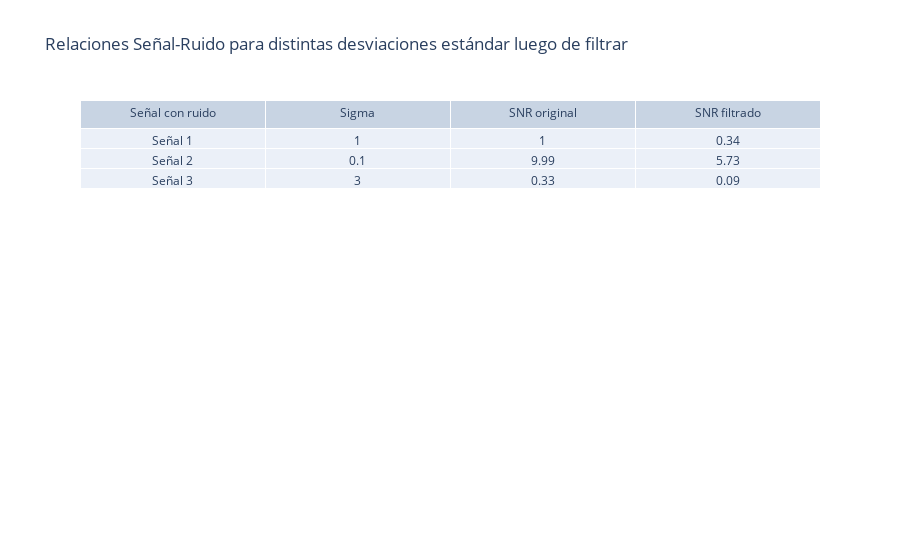

Notebook cell for this chart:
### Markdown cell above
Comparo SNRs antes y después del filtro.

### Code cell
SNR1 = Señal_Ruido(AX1,sigma1,fs/f0)
SNR2 = Señal_Ruido(AX2,sigma2,fs/f0)
SNR3 = Señal_Ruido(AX3,sigma3,fs/f0)

SNR1_filt880 = Señal_Ruido(AX1_filt880,sigma1,fs/f0)
SNR2_filt880 = Señal_Ruido(AX2_filt880,sigma2,fs/f0)
SNR3_filt880 = Señal_Ruido(AX3_filt880,sigma3,fs/f0)

FILT880_SNR_layout = go.Layout(
    title='Relaciones Señal-Ruido para distintas desviaciones estándar luego de filtrar',
    margin=go.layout.Margin(
        autoexpand=True
    )
)

fig24 = go.Figure(data=[go.Table(header=dict(values=['Señal con ruido', 'Sigma', 'SNR original', 'SNR filtrado'],align='center'),
                cells=dict(values=[["Señal 1", "Señal 2", "Señal 3"], [sigma1, sigma2, sigma3] , [SNR1, SNR2, SNR3], [SNR1_filt880, SNR2_filt880, SNR3_filt880]],align='center'))
                ],
                layout=FILT880_SNR_layout)
fig24.show()

### Figure 1 — Plotly figure (JSON) as saved in the notebook; plotly's stock layout.template omitted (floating-point values rounded to 4 significant figures)
{"data": [{"cells": {"align": "center", "values": [["Señal 1", "Señal 2", "Señal 3"], [1, 0.1, 3], [1, 9.99, 0.33], [0.34, 5.73, 0.09]]}, "header": {"align": "center", "values": ["Señal con ruido", "Sigma", "SNR original", "SNR filtrado"]}, "type": "table"}], "layout": {"margin": {"autoexpand": true}, "title": {"text": "Relaciones Señal-Ruido para distintas desviaciones estándar luego de filtrar"}}}
